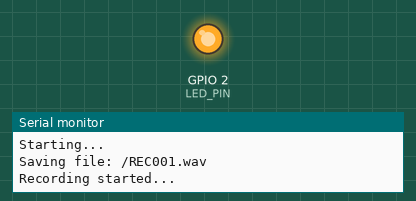
This sketch was run on a simulated ESP32. On the bench: output pins drawn as LEDs (lit = HIGH), the last lines printed to the serial monitor. I2S audio is not simulated (input reads silence); storage starts empty.

Above: at 1.1 s.
At 65.1 s:
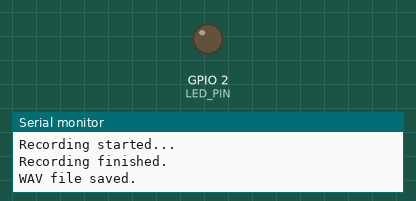
Timing chart, 0 to 66.6 s (numbered marks = the images above):
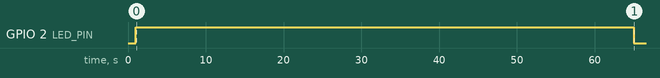

The sketch:

SD_card_Recorder.ino
```cpp
#include <Arduino.h>
#include <driver/i2s.h>
#include <SD.h>
#include <SPI.h>

// I2S configuration for ESP32 and INMP441
#define I2S_WS 14
#define I2S_SCK 15
#define I2S_SD 32

#define SAMPLE_RATE     32000
#define SAMPLE_BITS     I2S_BITS_PER_SAMPLE_16BIT
#define CHANNEL_FORMAT  I2S_CHANNEL_FMT_ONLY_LEFT
#define I2S_PORT        I2S_NUM_0
#define RECORD_SECONDS  60

// SD card SPI pins
#define SD_CS    5
#define SD_MOSI  23
#define SD_MISO  19
#define SD_SCK   18

// Indicator LED pin
#define LED_PIN 2

File file;

void setupI2S() {
  i2s_config_t i2s_config = {
    .mode = (i2s_mode_t)(I2S_MODE_MASTER | I2S_MODE_RX),
    .sample_rate = SAMPLE_RATE,
    .bits_per_sample = SAMPLE_BITS,
    .channel_format = CHANNEL_FORMAT,
    .communication_format = I2S_COMM_FORMAT_I2S,
    .intr_alloc_flags = 0,
    .dma_buf_count = 8,
    .dma_buf_len = 1024,
    .use_apll = false,
    .tx_desc_auto_clear = false,
    .fixed_mclk = 0
  };

  i2s_pin_config_t pin_config = {
    .bck_io_num = I2S_SCK,
    .ws_io_num = I2S_WS,
    .data_out_num = I2S_PIN_NO_CHANGE,
    .data_in_num = I2S_SD
  };

  i2s_driver_install(I2S_PORT, &i2s_config, 0, NULL);
  i2s_set_pin(I2S_PORT, &pin_config);
}

void writeWavHeader(File file, uint32_t wavSize) {
  uint32_t fileSize = wavSize + 36;
  uint16_t audioFormat = 1;
  uint16_t numChannels = 1;
  uint16_t bitsPerSample = 16;
  uint32_t byteRate = SAMPLE_RATE * numChannels * bitsPerSample / 8;
  uint16_t blockAlign = numChannels * bitsPerSample / 8;
  uint32_t sampleRate = SAMPLE_RATE;

  file.write((const uint8_t*)"RIFF", 4);
  file.write((uint8_t*)&fileSize, 4);
  file.write((const uint8_t*)"WAVE", 4);
  file.write((const uint8_t*)"fmt ", 4);

  uint32_t subchunk1Size = 16;
  file.write((uint8_t*)&subchunk1Size, 4);
  file.write((uint8_t*)&audioFormat, 2);
  file.write((uint8_t*)&numChannels, 2);
  file.write((uint8_t*)&sampleRate, 4);
  file.write((uint8_t*)&byteRate, 4);
  file.write((uint8_t*)&blockAlign, 2);
  file.write((uint8_t*)&bitsPerSample, 2);

  file.write((const uint8_t*)"data", 4);
  file.write((uint8_t*)&wavSize, 4);
}

String getNextFilename() {
  char filename[16];
  for (int i = 1; i <= 999; i++) {
    snprintf(filename, sizeof(filename), "/REC%03d.wav", i);
    if (!SD.exists(filename)) {
      return String(filename);
    }
  }
  return "/REC999.wav";  // fail-safe if > 999 files exist
}

void setup() {
  Serial.begin(115200);
  delay(1000);
  Serial.println("Starting...");

  pinMode(LED_PIN, OUTPUT);
  digitalWrite(LED_PIN, LOW);

  SPI.begin(SD_SCK, SD_MISO, SD_MOSI, SD_CS);
  if (!SD.begin(SD_CS)) {
    Serial.println("SD Card Mount Failed");
    return;
  }

  String filename = getNextFilename();
  Serial.print("Saving file: ");
  Serial.println(filename);

  file = SD.open(filename.c_str(), FILE_WRITE);
  if (!file) {
    Serial.println("Failed to open file");
    return;
  }

  for (int i = 0; i < 44; i++) file.write((uint8_t)0);

  setupI2S();

  size_t bytesRead;
  const int totalSamples = SAMPLE_RATE * RECORD_SECONDS;
  const int bufferLen = 512;
  char buffer[bufferLen];

  Serial.println("Recording started...");
  digitalWrite(LED_PIN, HIGH);

  for (int i = 0; i < (totalSamples * 2) / bufferLen; i++) {
    i2s_read(I2S_PORT, &buffer, bufferLen, &bytesRead, portMAX_DELAY);
    file.write((uint8_t*)buffer, bytesRead);
  }

  digitalWrite(LED_PIN, LOW);
  Serial.println("Recording finished.");

  i2s_driver_uninstall(I2S_PORT);

  uint32_t dataSize = totalSamples * 2;
  file.seek(0);
  writeWavHeader(file, dataSize);
  file.close();

  Serial.println("WAV file saved.");
}

void loop() {}
```
